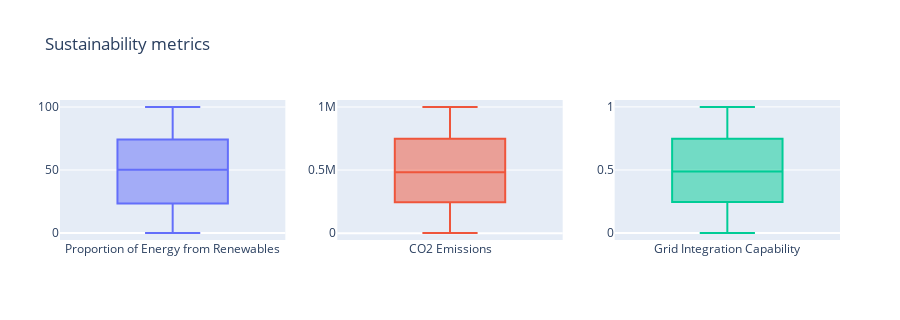

Here is the notebook cell this chart was saved with:
### Code cell
boxplots(train_df, sustainability, 'Sustainability metrics')

### Figure 1 — Plotly figure (JSON) as saved in the notebook; plotly's stock layout.template omitted (floating-point values rounded to 4 significant figures; data arrays with more than 128 entries replaced by an {"elided": "..."} marker saying what was removed)
{"data": [{"boxpoints": "outliers", "name": "Proportion of Energy from Renewables", "type": "box", "xaxis": "x", "y": {"elided": "2400 float values"}, "yaxis": "y"}, {"boxpoints": "outliers", "name": "CO2 Emissions", "type": "box", "xaxis": "x2", "y": {"elided": "2400 float values"}, "yaxis": "y2"}, {"boxpoints": "outliers", "name": "Grid Integration Capability", "type": "box", "xaxis": "x3", "y": {"elided": "2400 float values"}, "yaxis": "y3"}], "layout": {"height": 320, "margin": {"l": 60, "r": 60}, "showlegend": false, "title": {"text": "Sustainability metrics"}, "xaxis": {"anchor": "y", "domain": [0, 0.2889]}, "xaxis2": {"anchor": "y2", "domain": [0.3556, 0.6444]}, "xaxis3": {"anchor": "y3", "domain": [0.7111, 1]}, "yaxis": {"anchor": "x", "domain": [0, 1]}, "yaxis2": {"anchor": "x2", "domain": [0, 1]}, "yaxis3": {"anchor": "x3", "domain": [0, 1]}}}
